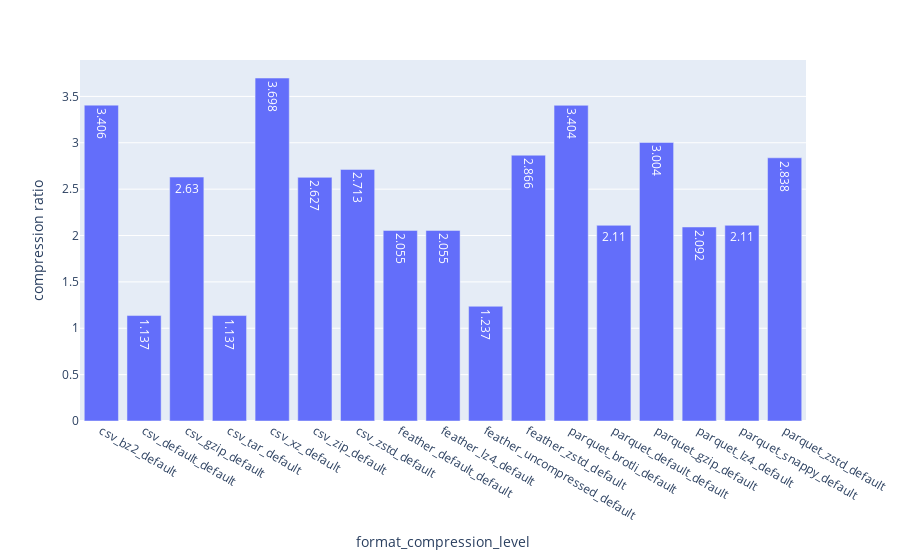

Notebook cell for this chart:
### Code cell
fig = px.bar(df_default_cl, x="method_compression_with_level", y="comp_ratio", text_auto=True,
             labels={"comp_ratio": "compression ratio",
                     "method_compression_with_level": "format_compression_level"},)
fig.show()
fig.write_image("./plots/pandas_ff_bar_comp_ratio.svg")

### Figure 1 — Plotly figure (JSON) as saved in the notebook; plotly's stock layout.template omitted (floating-point values rounded to 4 significant figures)
{"data": [{"alignmentgroup": "True", "hovertemplate": "format_compression_level=%{x}<br>compression ratio=%{y}<extra></extra>", "legendgroup": "", "marker": {"color": "#636efa", "pattern": {"shape": ""}}, "name": "", "offsetgroup": "", "orientation": "v", "showlegend": false, "textposition": "auto", "texttemplate": "%{y}", "type": "bar", "x": ["csv_bz2_default", "csv_default_default", "csv_gzip_default", "csv_tar_default", "csv_xz_default", "csv_zip_default", "csv_zstd_default", "feather_default_default", "feather_lz4_default", "feather_uncompressed_default", "feather_zstd_default", "parquet_brotli_default", "parquet_default_default", "parquet_gzip_default", "parquet_lz4_default", "parquet_snappy_default", "parquet_zstd_default"], "xaxis": "x", "y": [3.406, 1.137, 2.63, 1.137, 3.698, 2.627, 2.713, 2.055, 2.055, 1.237, 2.866, 3.404, 2.11, 3.004, 2.092, 2.11, 2.838], "yaxis": "y"}], "layout": {"barmode": "relative", "legend": {"tracegroupgap": 0}, "margin": {"t": 60}, "xaxis": {"anchor": "y", "domain": [0, 1], "title": {"text": "format_compression_level"}}, "yaxis": {"anchor": "x", "domain": [0, 1], "title": {"text": "compression ratio"}}}}
